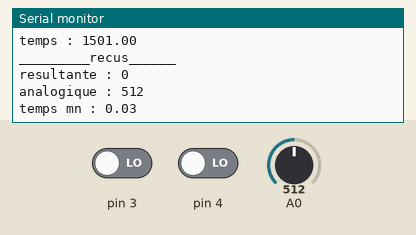
This sketch was run on a simulated Arduino Uno, built with avr-gcc and run on an emulated ATmega328P. Shown: the last lines printed to the serial monitor. Inputs (shaded band) come from the test bench; at power-on: A0 = 512, pin 3 LOW, pin 4 LOW.

Above: at 2.3 s.
2.4 s: A0 set to 716
At 4.2 s:
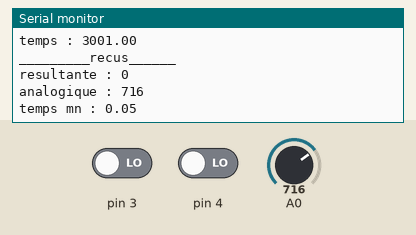
4.5 s: pin 3 driven HIGH
6.6 s: pin 4 driven HIGH
At 7.57 s:
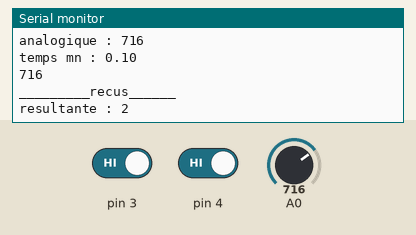
8.7 s: A0 set to 900
At 9.07 s:
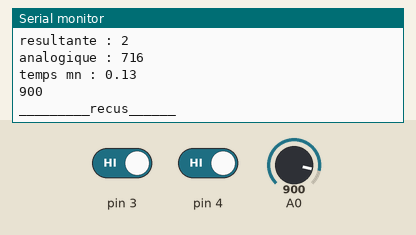
Timing chart, 0 to 11.7 s (numbered marks = the images above; inputs shaded):
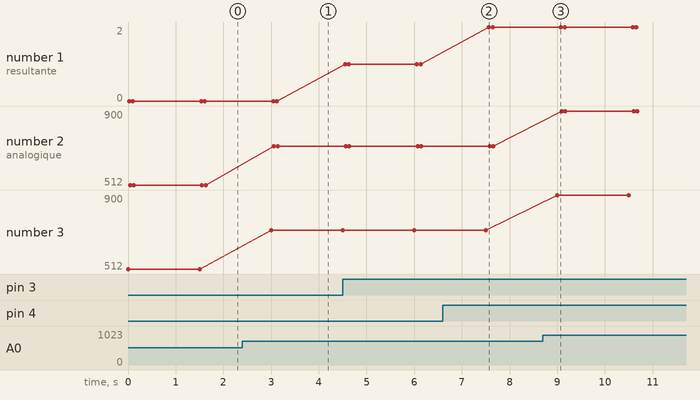

Measured:
- after the input at 2.4 s, the serial monitor: prints a new line after 0.60 s (image 1)
- after the input at 6.6 s, the serial monitor: prints a new line after 0.97 s (image 2)
- after the input at 8.7 s, the serial monitor: prints a new line after 0.30 s (image 3)
- plotted number 1: 0 → 1 after the input at 4.5 s, 1 → 2 after the input at 6.6 s
- plotted number 2: 512 → 716 after the input at 2.4 s, 716 → 900 after the input at 8.7 s
- plotted number 3: 512 → 716 after the input at 2.4 s, 716 → 900 after the input at 8.7 s

The sketch:

code_projet_rtos.ino
```cpp
/**
 * @author Hamza RAHAL
 *
 * @dirigé par Walid ABDAOUI
 *
 * 30th April 2022
 *
 * projet rtos
 *
 **/

#include <Arduino.h>
#include <Arduino_FreeRTOS.h>
#include <queue.h>
#include <semphr.h>

struct valeurCapteurs {
  int analogique;
  int numerique;
  double tempsEnMillisecondes;
};

void tache1( void *pvParameters);
void tache2( void *pvParameters);
void tache3( void *pvParameters);
void tache4( void *pvParameters);
void tache5( void *pvParameters);

QueueHandle_t analogQueue;
QueueHandle_t resultQueue;
QueueHandle_t structureQueue;
QueueHandle_t structureQueueMIN;

SemaphoreHandle_t mutex;

void setup() {

  Serial.begin(9600);

  xTaskCreate(tache1, "tache1", 1000, NULL, 4, NULL );

  xTaskCreate(tache2, "tache2", 1000, NULL, 3, NULL );

  xTaskCreate(tache3, "tache3", 1000, NULL, 2, NULL );

  xTaskCreate(tache4, "tache4", 1000, NULL, 1, NULL );

  xTaskCreate(tache5, "tache5", 1000, NULL, 0, NULL );


  mutex = xSemaphoreCreateBinary();


  analogQueue     =   xQueueCreate(1, sizeof(int));

  resultQueue     =   xQueueCreate(1, sizeof(int));

  structureQueue  =   xQueueCreate(2, sizeof(struct valeurCapteurs));

  structureQueueMIN  =   xQueueCreate(2, sizeof(struct valeurCapteurs));

  vTaskStartScheduler();

}

void loop() {

}

void tache1( void *pvParameters){

  pinMode(A0, INPUT);

  while(1){

    int analogValue = analogRead(A0);
    Serial.println(analogValue);


    xQueueSendToBack(analogQueue, &analogValue, portMAX_DELAY);

    vTaskDelay(100);

  }

}


void tache2( void *pvParameters){

  int val3;
  int val4;
  int res = 0;
  pinMode(3, INPUT);
  pinMode(4, INPUT);

  while(1){

    val3  = digitalRead(3);
    val4  = digitalRead(4);
    res   = val3 + val4;

    xQueueSendToBack(resultQueue, &res, portMAX_DELAY);
    vTaskDelay(100);

  }

}


void tache3( void *pvParameters){

  struct valeurCapteurs data;
  int num,ana;

  while(1){

    if (xQueueReceive(analogQueue, &(ana), portMAX_DELAY) == pdPASS) {

      xQueueReceive(resultQueue, &(num), portMAX_DELAY);


      data.tempsEnMillisecondes = millis();
      data.analogique = ana;
      data.numerique = num;
      xQueueSendToBack(structureQueue, &data, portMAX_DELAY);

    }

    vTaskDelay(100);
  }
}


void tache4( void *pvParameters){

  struct valeurCapteurs data;

  while(1){

    if(xQueueReceive(structureQueue, &(data), portMAX_DELAY) == pdPASS);


      //xSemaphoreTake(mutex, portMAX_DELAY);

      Serial.println("_________recus______");
      Serial.print("resultante : ");
      Serial.println(data.numerique);
      Serial.print("analogique : ");
      Serial.println(data.analogique);
      Serial.print("temps : ");
      Serial.println(data.tempsEnMillisecondes);

      xQueueSendToBack(structureQueueMIN, &data, portMAX_DELAY);
      xSemaphoreGive(mutex);


      vTaskDelay(100);
  }


}

void tache5(void *pvParameters){

  struct valeurCapteurs data;
  double min;

  while(1){

    if (xQueueReceive(structureQueueMIN, &(data), 0) == pdPASS) {

      min = data.tempsEnMillisecondes / 60000;

      xSemaphoreTake(mutex, portMAX_DELAY);

      Serial.println("_________recus______");
      Serial.print("resultante : ");
      Serial.println(data.numerique);
      Serial.print("analogique : ");
      Serial.println(data.analogique);
      Serial.print("temps mn : ");
      Serial.println(min);
      xSemaphoreGive(mutex);


      vTaskDelay(100);
    }
  }
}
```
